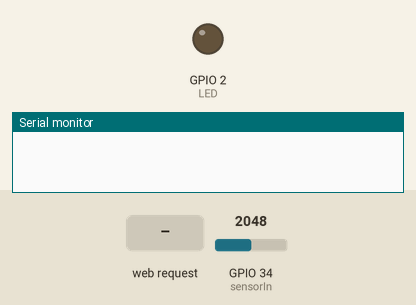
Simulated run of this sketch. Board: ESP32. On the bench: output pins drawn as LEDs (lit = HIGH), the last lines printed to the serial monitor. The inputs (shaded band) are chosen by the test bench; at power-on: GPIO 34 (sensorIn) = 2048. WiFi joins after 1.5 s; servers stay silent unless stated; storage starts empty. At 10.0 s the program restarts the board; the recording ends there.

Above: at 0.0 s.
At 2.9 s:
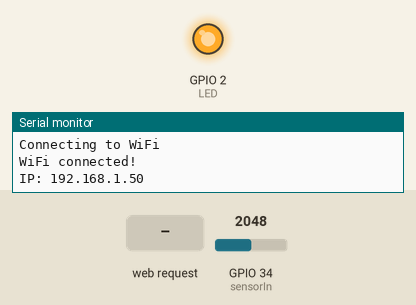
3.0 s: HTTP request GET /ampere received
4.7 s: HTTP request GET /power received
6.2 s: HTTP request GET /pconsumption received
Timing chart, 0 to 9.2 s (numbered marks = the images above; inputs shaded):
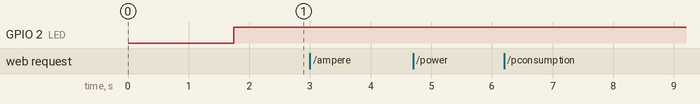

The sketch:

project_code.ino
```cpp
// (licence header left out)
//libraries used
#include "WiFi.h"
#include "ESPAsyncWebServer.h"
#include "SPIFFS.h"

#define sensorIn 34 //analog pin that connect to sensor
#define mVperAmp 66  //30 A ACS712 sensitivity. You can use 100 for 20 A or 185 for 5 A
#define Vstandar 200 //AC voltage of power outlet. You can measure it first with voltmeter
#define LED 2 //LED built in ESP32
#define interval 10000000 //watchdog timer interval

int ADC0 = 0; //variable that used to store ADC value for no load condition
int readValue = 0;
double Ampere = 0;
double P = 0;
double totalP = 0;
double PConsumption = 0;
int counter = 0;
int detik;
int PExceed = 0;  //variable that indicate whether the power consumption has reached the limit or not

//ssid and password of your network
const char* ssid = "REPLACE_WITH_YOUR_SSID";
const char* password = "REPLACE_WITH_YOUR_PASSWORD";

String input_field = "999999";  //variabel that used to store the limit of power consumption

//variable for watchdog timer
hw_timer_t * timer0 = NULL;

AsyncWebServer server(80);

//function to reset ESP32
void IRAM_ATTR watchDogInterrupt() {
  Serial.println("reboot");
  ESP.restart();
}

//reset watchdog timer
void watchDogRefresh() {
  timerWrite(timer0, 0); //reset timer (feed watchdog)
}

//fungsi multitasking for LED indicator
void LED_indicator(void * parameter) {
  for (;;) {
    //ketika ESP32 belum terkoneksi WiFi
    if (WiFi.status() != WL_CONNECTED) {
      digitalWrite(LED, HIGH);
      vTaskDelay(250 / portTICK_PERIOD_MS); //delay 500ms
      digitalWrite(LED, LOW);
      vTaskDelay(250 / portTICK_PERIOD_MS);
    }
    //ketika ESP32 sudah terkoneksi WiFi
    else if (WiFi.status() == WL_CONNECTED) {
      digitalWrite(LED, HIGH);
    }
  }
}

String processor(const String& var){
  if(var == "AMPERE"){
    return getAmpere();
  } else if(var == "PCONSUMPTION"){
    return powerconsumption();
  } else if(var == "PMAX"){
    return input_field;
  } else if(var == "ALERT"){
    return getalert();
  }
  return String();
}

const char* input_parameter = "threshold_input";

void setup() {
  Serial.begin(115200);

  //inisialisasi watchdog timer
  timer0 = timerBegin(0, 80, true);
  timerAttachInterrupt(timer0, &watchDogInterrupt, true);
  timerAlarmWrite(timer0, interval, true);
  timerAlarmEnable(timer0);
  pinMode(LED, OUTPUT);

  //find the average of ADC value for no load condition
  for(int i=0; i<2000; i++){
    ADC0 += analogRead(sensorIn);
  }
  ADC0 = ADC0 / 2000;

  xTaskCreate(
    LED_indicator, // Function that should be called
    "LED Indicator", // Name of the task (for debugging)
    1000, // Stack size (bytes)
    NULL, // Parameter to pass
    1, // Task priority
    NULL // Task handle
  );

  //initialize SPIFFS
  if (!SPIFFS.begin()) {
    Serial.println("An Error has occurred while mounting SPIFFS");
    return;
  }

  //connect to your local network
  Serial.print("Connecting to WiFi");
  WiFi.begin(ssid, password);
  while (WiFi.status() != WL_CONNECTED) {}
  watchDogRefresh();
  Serial.println("");
  Serial.println("WiFi connected!");
  Serial.print("IP: ");
  //IP Address that used to open the web server
  Serial.println(WiFi.localIP());

  //request for the web page /
  server.on("/", HTTP_GET, [](AsyncWebServerRequest * request) {
    request->send(SPIFFS, "/webserver.html");
  });

  //request for the web page /ampere
  server.on("/ampere", HTTP_GET, [](AsyncWebServerRequest * request) {
    request->send_P(200, "text/plain", getAmpere().c_str());
  });

  //request for the web page /power
  server.on("/power", HTTP_GET, [](AsyncWebServerRequest * request) {
    request->send_P(200, "text/plain", getPower().c_str());
  });

  //request for the web page /pconsumption
  server.on("/pconsumption", HTTP_GET, [](AsyncWebServerRequest * request) {
    request->send_P(200, "text/plain", powerconsumption().c_str());
  });

  //request for the web page when the user inputs power limitation
  server.on("/get", HTTP_GET, [] (AsyncWebServerRequest *request) {
    if (request->hasParam(input_parameter)) {
      input_field = request->getParam(input_parameter)->value();
    }
    Serial.println(input_field);
    request->send(200, "text/html", "HTTP GET request sent to your ESP.<br><a href=\"/\">Return to Home Page</a>");
  });

  //request for the web page /alert
  server.on("/alert", HTTP_GET, [](AsyncWebServerRequest * request) {
    request->send_P(200, "text/plain", getalert().c_str());
  });

  //memulai server
  server.begin();
}

void loop() {
  watchDogRefresh();  //reset timer watchdog if connected to local network
  while (WiFi.status() != WL_CONNECTED) {}  //infinite loop until connected back, will trigger watchdog timer if not conneeccted for 10 seconds
}

//taking current value from measurement result to display on webserver
String getAmpere() {
  //finding the average of the sensor readings 2000 times
  for(int i=0; i<2000; i++){
    readValue += analogRead(sensorIn);
  }
  readValue = readValue / 2000;

  //calculating the read current value
  double Vref = ((readValue - ADC0) * 5) / 4095;
  Ampere = (Vref * 1000) / mVperAmp;
  //kisaran nilai 0 pada sensor ACS712
  if (Ampere > -0.015 && Ampere < 0.008) {
    Ampere = 0;
  }
  if (isnan(Ampere)) {
    Serial.println("Failed to read from ACS712 sensor!");
    return "";
  } else{
    Serial.print("Ampere: ");
    Serial.println(Ampere);
    return String(Ampere);
  }
}

//taking power value from measurement result to display on webserver
String getPower() {
  //calculating the power and check the status
  P = Vstandar * Ampere;
  totalP += P;
  counter++;
  detik = millis()/1000;
  PConsumption = (totalP * detik) / (counter * 3600);
  //if power consumption exceed the limitation
  if(PConsumption > input_field.toFloat()){
    PExceed = 1;
  } //if power consumption not exceed the limitation
  else if(PConsumption < input_field.toFloat()){
    PExceed = 0;
  }
  if (isnan(P)) {
    Serial.println("Failed to read from ACS712 sensor!");
    return "";
  } else {
    Serial.print("Power: ");
    Serial.println(P);
    return String(P);
  }
}

//taking power consumption value to display on webserver
String powerconsumption() {
  if (isnan(PConsumption)) {
    Serial.println("Failed to read from ACS712 sensor!");
    return "";
  } else {
    Serial.print("Total Power detected: ");
    Serial.println(totalP);
    Serial.print("Detik: ");
    Serial.println(detik);
    Serial.print("Power consumption: ");
    Serial.println(PConsumption);
    return String(PConsumption);
  }
}

//printing a warning sentence
String getalert(){
  const char* a = " ";
  const char* b = "Your power consumption is exceed the threshold";
  if (isnan(PExceed)) {
    Serial.println("Failed to read from ACS712 sensor!");
    return "";
  } else {
    Serial.println(PExceed);
    if(PExceed == 0){
      Serial.println(a);
      return String(a);
    }
    else if(PExceed == 1){
      Serial.println(b);
      return String(b);
    }
  }
}
```
